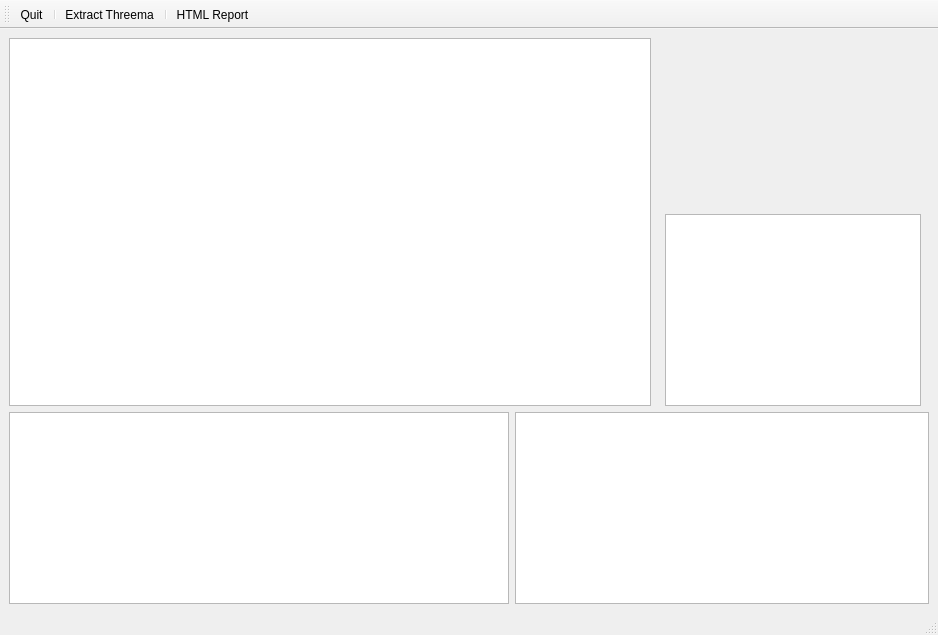
<?xml version="1.0" encoding="UTF-8"?>
<ui version="4.0">
 <class>frmWhatsapp</class>
 <widget class="QMainWindow" name="frmWhatsapp">
  <property name="geometry">
   <rect>
    <x>0</x>
    <y>0</y>
    <width>938</width>
    <height>560</height>
   </rect>
  </property>
  <property name="windowTitle">
   <string>WhatsApp Report</string>
  </property>
  <property name="windowIcon">
   <iconset resource="../iosbackupexaminer2.qrc">
    <normaloff>:/Images/data/img/whatsapp.png</normaloff>:/Images/data/img/whatsapp.png</iconset>
  </property>
  <widget class="QWidget" name="centralwidget">
   <layout class="QGridLayout" name="gridLayout">
    <item row="0" column="0" colspan="2">
     <layout class="QVBoxLayout" name="verticalLayout_3">
      <item>
       <widget class="QTableView" name="tableViewContacts">
        <property name="sizePolicy">
         <sizepolicy hsizetype="Preferred" vsizetype="Preferred">
          <horstretch>0</horstretch>
          <verstretch>0</verstretch>
         </sizepolicy>
        </property>
        <property name="minimumSize">
         <size>
          <width>100</width>
          <height>0</height>
         </size>
        </property>
       </widget>
      </item>
     </layout>
    </item>
    <item row="1" column="0">
     <layout class="QVBoxLayout" name="verticalLayout_4">
      <item>
       <widget class="QTableView" name="tableViewChats">
        <property name="sizePolicy">
         <sizepolicy hsizetype="Fixed" vsizetype="MinimumExpanding">
          <horstretch>0</horstretch>
          <verstretch>0</verstretch>
         </sizepolicy>
        </property>
        <property name="minimumSize">
         <size>
          <width>500</width>
          <height>0</height>
         </size>
        </property>
       </widget>
      </item>
     </layout>
    </item>
    <item row="1" column="1" colspan="3">
     <layout class="QVBoxLayout" name="verticalLayout_6">
      <item>
       <widget class="QTableView" name="tableViewMessages">
        <property name="sizePolicy">
         <sizepolicy hsizetype="MinimumExpanding" vsizetype="MinimumExpanding">
          <horstretch>0</horstretch>
          <verstretch>0</verstretch>
         </sizepolicy>
        </property>
        <property name="minimumSize">
         <size>
          <width>400</width>
          <height>0</height>
         </size>
        </property>
       </widget>
      </item>
     </layout>
    </item>
    <item row="0" column="2" colspan="2">
     <layout class="QVBoxLayout" name="verticalLayout_5">
      <item>
       <widget class="QLabel" name="labelPicture">
        <property name="sizePolicy">
         <sizepolicy hsizetype="Fixed" vsizetype="Fixed">
          <horstretch>0</horstretch>
          <verstretch>0</verstretch>
         </sizepolicy>
        </property>
        <property name="minimumSize">
         <size>
          <width>150</width>
          <height>150</height>
         </size>
        </property>
        <property name="text">
         <string/>
        </property>
       </widget>
      </item>
      <item>
       <widget class="QLabel" name="labelStatus">
        <property name="sizePolicy">
         <sizepolicy hsizetype="Fixed" vsizetype="Fixed">
          <horstretch>0</horstretch>
          <verstretch>0</verstretch>
         </sizepolicy>
        </property>
        <property name="minimumSize">
         <size>
          <width>150</width>
          <height>0</height>
         </size>
        </property>
        <property name="maximumSize">
         <size>
          <width>150</width>
          <height>180</height>
         </size>
        </property>
        <property name="text">
         <string/>
        </property>
       </widget>
      </item>
      <item>
       <layout class="QHBoxLayout" name="horizontalLayout">
        <item>
         <widget class="QTableView" name="tableViewPhones">
          <property name="sizePolicy">
           <sizepolicy hsizetype="Fixed" vsizetype="Fixed">
            <horstretch>0</horstretch>
            <verstretch>0</verstretch>
           </sizepolicy>
          </property>
         </widget>
        </item>
       </layout>
      </item>
      <item>
       <spacer name="verticalSpacer">
        <property name="orientation">
         <enum>Qt::Vertical</enum>
        </property>
        <property name="sizeHint" stdset="0">
         <size>
          <width>20</width>
          <height>40</height>
         </size>
        </property>
       </spacer>
      </item>
     </layout>
    </item>
   </layout>
  </widget>
  <widget class="QStatusBar" name="statusbar"/>
  <widget class="QToolBar" name="toolBar">
   <property name="windowTitle">
    <string>toolBar</string>
   </property>
   <attribute name="toolBarArea">
    <enum>TopToolBarArea</enum>
   </attribute>
   <attribute name="toolBarBreak">
    <bool>false</bool>
   </attribute>
   <addaction name="actionQuit"/>
   <addaction name="separator"/>
   <addaction name="actionExtract"/>
   <addaction name="separator"/>
   <addaction name="actionReport"/>
  </widget>
  <action name="actionExtract">
   <property name="icon">
    <iconset resource="../iosbackupexaminer2.qrc">
     <normaloff>:/Images/data/img/unzip_app.png</normaloff>:/Images/data/img/unzip_app.png</iconset>
   </property>
   <property name="text">
    <string>Extract Threema</string>
   </property>
   <property name="toolTip">
    <string>Extract Threema App</string>
   </property>
   <property name="shortcut">
    <string>Ctrl+E</string>
   </property>
  </action>
  <action name="actionReport">
   <property name="icon">
    <iconset resource="../iosbackupexaminer2.qrc">
     <normaloff>:/Images/data/img/open.png</normaloff>:/Images/data/img/open.png</iconset>
   </property>
   <property name="text">
    <string>HTML Report</string>
   </property>
   <property name="toolTip">
    <string>Create HTML Report</string>
   </property>
   <property name="shortcut">
    <string>Ctrl+P</string>
   </property>
  </action>
  <action name="actionQuit">
   <property name="icon">
    <iconset resource="../iosbackupexaminer2.qrc">
     <normaloff>:/Images/data/img/exit.png</normaloff>:/Images/data/img/exit.png</iconset>
   </property>
   <property name="text">
    <string>Quit</string>
   </property>
   <property name="shortcut">
    <string>Ctrl+Q</string>
   </property>
  </action>
 </widget>
 <resources>
  <include location="../iosbackupexaminer2.qrc"/>
 </resources>
 <connections>
  <connection>
   <sender>actionExtract</sender>
   <signal>activated()</signal>
   <receiver>frmWhatsapp</receiver>
   <slot>extractApp()</slot>
   <hints>
    <hint type="sourcelabel">
     <x>-1</x>
     <y>-1</y>
    </hint>
    <hint type="destinationlabel">
     <x>515</x>
     <y>334</y>
    </hint>
   </hints>
  </connection>
  <connection>
   <sender>actionReport</sender>
   <signal>activated()</signal>
   <receiver>frmWhatsapp</receiver>
   <slot>printReport()</slot>
   <hints>
    <hint type="sourcelabel">
     <x>-1</x>
     <y>-1</y>
    </hint>
    <hint type="destinationlabel">
     <x>515</x>
     <y>334</y>
    </hint>
   </hints>
  </connection>
  <connection>
   <sender>actionQuit</sender>
   <signal>activated()</signal>
   <receiver>frmWhatsapp</receiver>
   <slot>close()</slot>
   <hints>
    <hint type="sourcelabel">
     <x>-1</x>
     <y>-1</y>
    </hint>
    <hint type="destinationlabel">
     <x>515</x>
     <y>334</y>
    </hint>
   </hints>
  </connection>
  <connection>
   <sender>tableViewContacts</sender>
   <signal>clicked(QModelIndex)</signal>
   <receiver>frmWhatsapp</receiver>
   <slot>onTreeClickContacts()</slot>
   <hints>
    <hint type="sourcelabel">
     <x>562</x>
     <y>228</y>
    </hint>
    <hint type="destinationlabel">
     <x>722</x>
     <y>216</y>
    </hint>
   </hints>
  </connection>
  <connection>
   <sender>tableViewChats</sender>
   <signal>clicked(QModelIndex)</signal>
   <receiver>frmWhatsapp</receiver>
   <slot>onTreeClickChats()</slot>
   <hints>
    <hint type="sourcelabel">
     <x>467</x>
     <y>517</y>
    </hint>
    <hint type="destinationlabel">
     <x>519</x>
     <y>523</y>
    </hint>
   </hints>
  </connection>
 </connections>
 <slots>
  <slot>extractApp()</slot>
  <slot>printReport()</slot>
  <slot>onTreeClickContacts()</slot>
  <slot>onTreeClickChats()</slot>
 </slots>
</ui>
